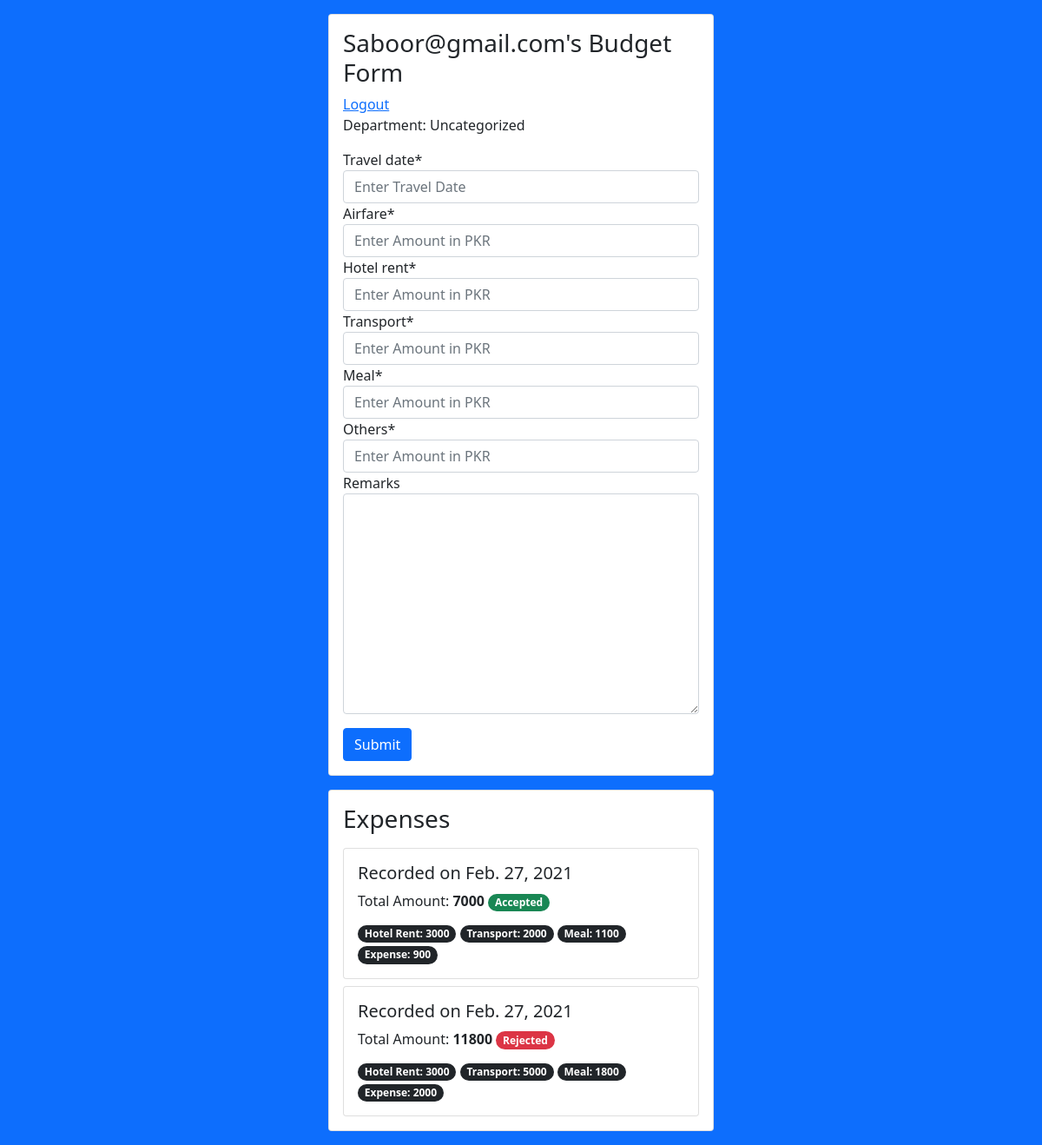
/expense (signed in), run on the app's committed database.
### budget/models.py (models this page shows, shortened)
class User(AbstractBaseUser, PermissionsMixin):
    first_name = models.CharField(max_length=100,default="dufault")
    last_name = models.CharField(max_length=100,default="dufault")
    username = models.CharField(max_length=100)
    user_number = models.IntegerField(null=True, blank=True)
    email = models.EmailField(unique=True)
    user_salary = models.IntegerField(null=True, blank=True)
    user_role = models.CharField(max_length=100, null=True, blank=True)
    department = models.ForeignKey(Department, models.CASCADE, default='2')
    is_staff = models.BooleanField(default=False)
    is_active = models.BooleanField(default=True)
    date_joined = models.DateTimeField(default=timezone.now)
    head = models.BooleanField(default=False)
    objects = UserManager()
    USERNAME_FIELD = 'email'
    REQUIRED_FIELDS = []
    class Meta:
        verbose_name = _('user')
        verbose_name_plural = _('users')

class Department(models.Model):
    department_name = models.CharField(max_length=100)

class Expenses(models.Model):
    employee = models.ForeignKey(User,models.CASCADE)
    date = models.DateTimeField(auto_now=True)
    travel_date = models.DateField(null=True, blank=True)
    airfare = models.IntegerField(null=True, blank=True)
    hotel_rent = models.IntegerField(null=True, blank=True)
    transport = models.IntegerField(null=True, blank=True)
    meal = models.IntegerField(null=True, blank=True)
    others = models.IntegerField(null=True, blank=True)
    remarks = models.TextField(null=True, blank=True)
    form_status = models.BooleanField(default=None, null=True, blank=True)
    total_amount = models.IntegerField(null=True, blank=True)
    department = models.ForeignKey(Department, on_delete=models.SET_NULL, blank=True, null=True)

### budget/views.py (the view, shortened to what this page needs)
# urls.py: path('expense', expenseApprovalRequest, name='expenseApprovalRequest'),
@login_required
def expenseApprovalRequest(request):
    employeesExpenses = Expenses.objects.filter(employee=request.user).order_by('-id')
    form = expenseApprovalForm(request.POST or None)
    budget = Budget.objects.get(department=request.user.department)
    context = {
        'form': form,
        'expenses': employeesExpenses,
    }
    return render(request, 'expense_approval/form.html', context)

### budget/forms.py
class expenseApprovalForm(forms.ModelForm):
    hotel_rent = forms.CharField(widget=forms.TextInput(attrs={'placeholder': 'Enter Amount in PKR'}))
    transport = forms.CharField(widget=forms.TextInput(attrs={'placeholder': 'Enter Amount in PKR'}))
    meal = forms.CharField(widget=forms.TextInput(attrs={'placeholder': 'Enter Amount in PKR'}))
    travel_date = forms.CharField(widget=forms.TextInput(attrs={'placeholder': 'Enter Travel Date'}))
    airfare = forms.CharField(widget=forms.TextInput(attrs={'placeholder': 'Enter Amount in PKR'}))
    others = forms.CharField(widget=forms.TextInput(attrs={'placeholder': 'Enter Amount in PKR'}))
    remarks = forms.Textarea()
    class Meta:
        model = Expenses
        exclude = ['employee','form_status','total_amount', 'department']

### templates/expense_approval/form.html (shortened to what this page needs)
{% extends 'base.html' %}
{% load crispy_forms_tags %}
{% block content %}
    <div class="card m-3 p-3">
        <h3 class="">{{request.user.email|capfirst}}'s Budget Form</h3>
        <a href="{% url 'account_logout' %}">Logout</a>
        <p>Department: {{request.user.department.department_name}}</p>
    <form method="post">
        {{form|crispy}}
        <button type="submit" class="btn btn-primary mt-3">Submit</button>
    </form>
    </div>
    <div class="card p-3 m-3">
        <h3>Expenses</h3>
        {% for expense in expenses %}
        <div class="card mt-2 p-3">
            <h5>
                Recorded on {{expense.date|date}}
            </h5>
            <p style="margin: 0;">
                Total Amount:
                <b>{{expense.total_amount }}</b>
                {% if expense.form_status == None %}
                <span class="badge bg-warning" style="border-radius: 20px;">Pending</span>
                {% elif expense.form_status %}
                <span class="badge bg-success" style="border-radius: 20px;">Accepted</span>
                {% elif not expense.form_status %}
                <span class="badge bg-danger" style="border-radius: 20px;">Rejected</span>
                {% endif %}
                <br>
                <span class="badge bg-dark mt-3" style="border-radius: 20px;">Hotel Rent: {{expense.hotel_rent }}</span>
                <span class="badge bg-dark" style="border-radius: 20px;">Transport: {{expense.transport }}</span>
                <span class="badge bg-dark" style="border-radius: 20px;">Meal: {{expense.meal }}</span>
                <span class="badge bg-dark" style="border-radius: 20px;">Expense: {{expense.others }}</span>
            </p>
        </div>
        {% empty %}
        <p>You have no recorded expenses.</p>
        {% endfor %}
    </div>
{% endblock %}

### data on the page
User: user.email "Saboor@gmail.com", user.department.department_name "Uncategorized"
Expenses: date "Feb. 27, 2021", total_amount "7000", form_status "Accepted", hotel_rent "3000", transport "2000", meal "1100", others "900"
Expenses: date "Feb. 27, 2021", total_amount "11800", form_status "Rejected", hotel_rent "3000", transport "5000", meal "1800", others "2000"
